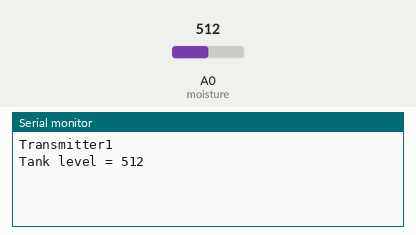
The sketch below on a simulated Arduino Uno, built with avr-gcc and run on an emulated ATmega328P. Shown: the last lines printed to the serial monitor. The test bench sets the inputs (shaded band); at power-on: A0 (moisture) = 512. No radio packets arrive unless stated.

Above: at 2.7 s.
2.8 s: A0 (moisture) set to 716
At 3.8 s:
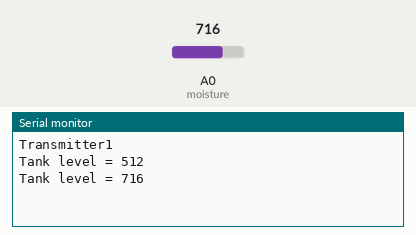
5.1 s: A0 (moisture) set to 900
At 7.7 s:
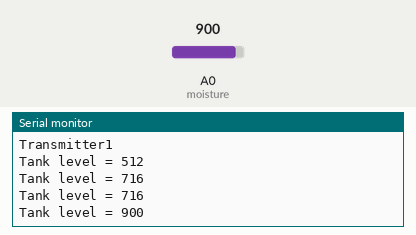
Timing chart, 0 to 9.2 s (numbered marks = the images above; inputs shaded):
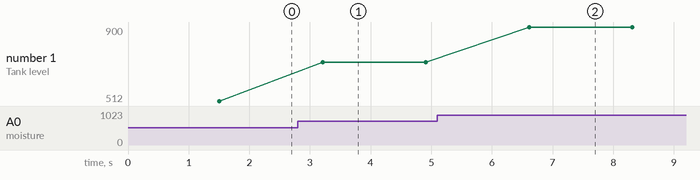

Measured:
- after the input at 2.8 s, the serial monitor: prints a new line after 0.41 s (image 1)
- after the input at 5.1 s, the serial monitor: prints a new line after 1.5 s (image 2)
- plotted number 1: 512 → 716 after the input at 2.8 s, 716 → 900 after the input at 5.1 s

The sketch:

tx1_1.ino
```cpp
#include <SPI.h>

#include <nRF24L01.h>
#include <printf.h>
#include <RF24.h>
#include <RF24_config.h>

RF24 myRadio (8, 7); // "myRadio" is the identifier you will use in following methods(CE,CSN)
/*-----( Declare Variables )-----*/
byte addresses[][6] = {"1Node"}; // Create address for 1 pipe.
volatile int dataTransmitted;  // Data that will be Transmitted from the transmitter
int moisture = 0;

void setup()   /****** SETUP: RUNS ONCE ******/
{
  Serial.begin(115200);
  delay(1000);
  Serial.println("Transmitter1");

  myRadio.begin();
  myRadio.setChannel(108);  //Wifi Channels
  // Set the PA Level low to prevent power supply related issues since this is a
  // getting_started sketch, and the likelihood of close proximity of the devices. RF24_PA_MAX is default.
  myRadio.setPALevel(RF24_PA_MAX); // Max for more power

  myRadio.openWritingPipe(addresses[0]); // Use the first entry in array 'addresses' (Only 1 right now)
  delay(500);
  myRadio.stopListening();
}//--(end setup )---


void loop()   /****** LOOP: RUNS CONSTANTLY ******/
{
  dataTransmitted = analogRead(moisture);
  myRadio.write( &dataTransmitted, sizeof(dataTransmitted) ); //  Transmit the data

  Serial.print(F("Tank level = "));
  Serial.println(dataTransmitted);
  delay(1700);
}//--(end main loop )---
```
